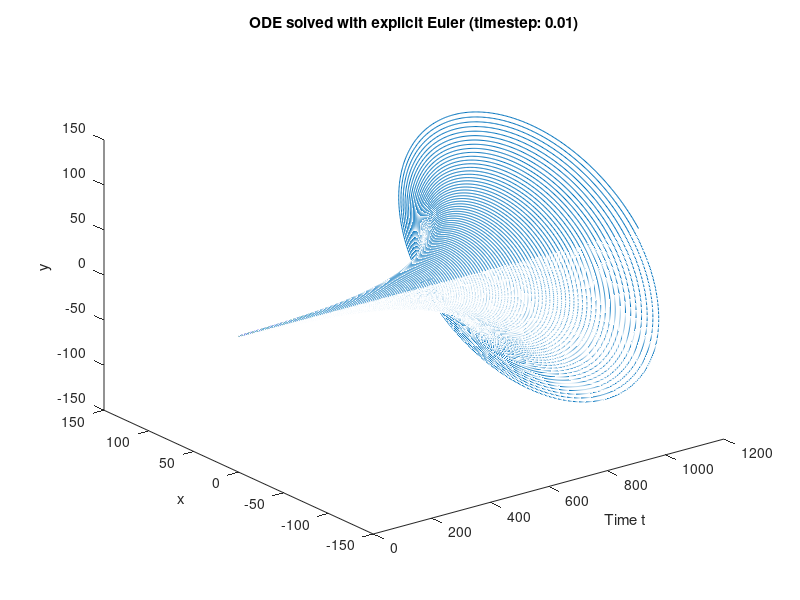
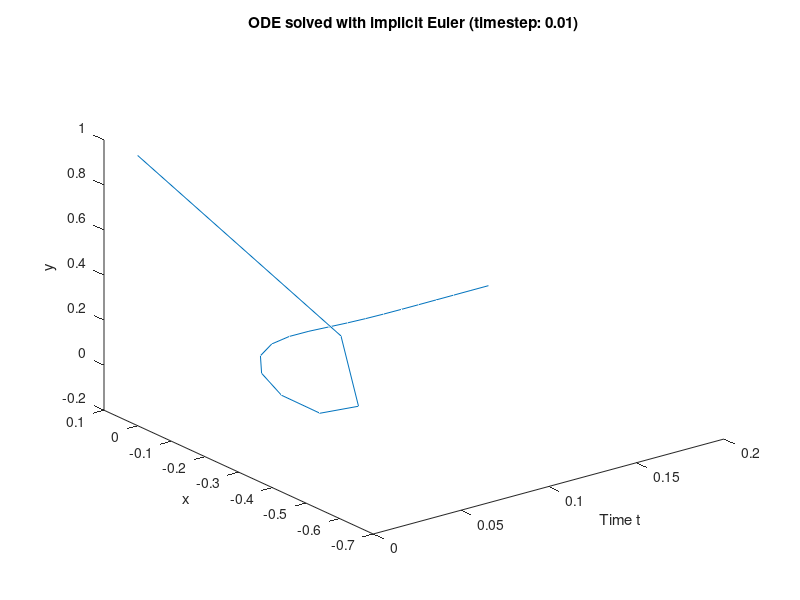

MATLAB code for these plots, in order:
% Numerik 1, SS18
% Uebung 12 Aufgabe 1b
% Tracy, David

function []=run_12_1()
  
  tspan = [0,1000]; 
  x0 = [0,1];
  dt = 0.01;      %tau
    
  % Initialisiere f(x0)
  EulerExp(1,:) = x0; EulerImp(1,:) = x0;
  t(1) = tspan(1);
  k = 2;
  
  Df = [0,-1; 1,0];
  
% Berechne X-Werte für Zeitschritte
  while (t(k-1) <= tspan(2))
    t(k) = t(1) + k*dt;
% Expliziter Euler
    EulerExp(k,1) = EulerExp(k-1,1) + dt * f(EulerExp(k-1,:), t(k-1))(1);
    EulerExp(k,2) = EulerExp(k-1,2) + dt * f(EulerExp(k-1,:), t(k-1))(2);
    
% Impliziter Euler
% Aufgrund des Rechenaufwands und der gleichzeitig schnellen Konvergenz 
% gegen 0 werden hier nur die ersten 20 Schritte berechnet.
    if (t(k-1) < 21)
      x = EulerImp(k-1,:); 
      [EulerImp(k,:), fval, info] = fsolve(@(xNext) x + f(xNext, t(k)) - xNext, x); 
    end
    
    k = k + 1;
  end
  
  % Fuer Beide in einem Plot
%  bothEulerx(:,1) = EulerExp(:,1);
%  bothEulerx(:,2) = EulerImp(:,1);
%  bothEulery(:,1) = EulerExp(:,2);
%  bothEulery(:,2) = EulerImp(:,2);
%  tnew = [t(:),t(:)];
  
  figure
  % plot3 (tnew, bothEulerx, bothEulery);
  plot3 (t(:), EulerExp(:,1), EulerExp(:,2));
  xlabel ("Time t");
  ylabel ("x");
  zlabel ("y");
  title ("ODE solved with explicit Euler (timestep: 0.01)")

  figure 
  plot3 (t(1:20), EulerImp(1:20,1), EulerImp(1:20,2));
  xlabel ("Time t");
  ylabel ("x");
  zlabel ("y");
  title ("ODE solved with implicit Euler (timestep: 0.01)")


end

function dx = f(x, t)
  dx = zeros(2,1);
  dx(1) = -x(2);
  dx(2) = x(1);
end
